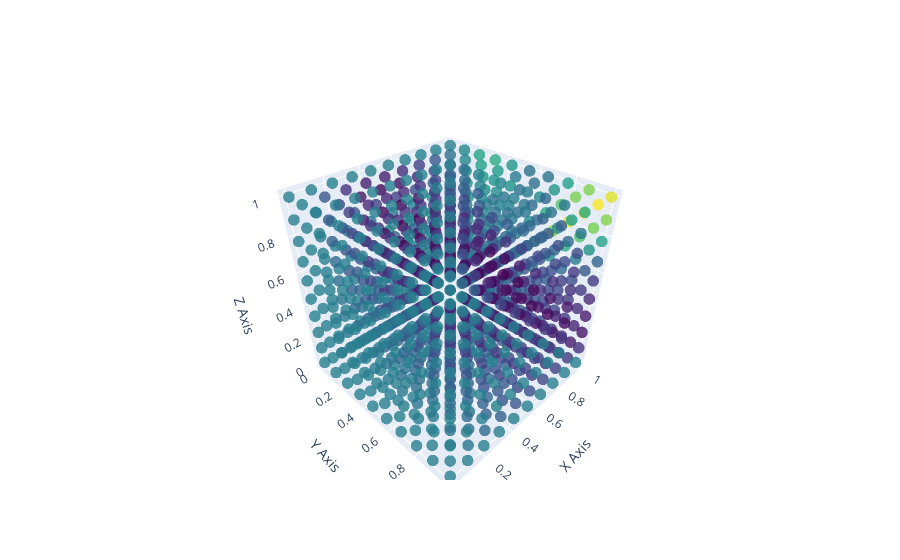

This figure's notebook cell:
### Code cell
import numpy as np
import sys
print(sys.executable)

import utils 
import Qmaxcut
import Cmaxcut
import importlib
from qiskit_algorithms import NumPyMinimumEigensolver

importlib.reload(utils)
importlib.reload(Qmaxcut)
importlib.reload(Cmaxcut)



#import pyvista as pv
#pv.set_jupyter_backend('trame')  # Use Trame as the backend
#pv.set_jupyter_backend('none')
n=np.arange(0, 5, 1)
w_e=[(0, 1, 1.0), (0, 2, 1.0), (1, 2, 1.0), (3, 2, 1.0), (3, 4, 1.0), (4, 2, 1.0)]
G = utils.createGraph(n, w_e)

H_cost = Cmaxcut.problemHamiltonian(G)

H_walk = Cmaxcut.hypercubeHamiltonian(5)

initial_state = Cmaxcut.initialState(5)

gamma = np.linspace(0, 1, 10)
t = np.linspace(0, 1, 10)
beta= np.linspace(0, 1, 10)

#costLandscapeNonVarQWOA(H_cost, H_walk, t, initial_state, gamma, beta, p, std_dev):
Cmaxcut.costLandscapeNonVarQWOA2(H_cost, H_walk, t, initial_state, gamma, beta, 3, 1)

### Figure 1 — Plotly figure (JSON) as saved in the notebook; plotly's stock layout.template omitted (floating-point values rounded to 4 significant figures; data arrays with more than 128 entries replaced by an {"elided": "..."} marker saying what was removed)
{"data": [{"marker": {"color": {"elided": "1000 float values"}, "colorscale": [[0, "#440154"], [0.1111, "#482878"], [0.2222, "#3e4989"], [0.3333, "#31688e"], [0.4444, "#26828e"], [0.5556, "#1f9e89"], [0.6667, "#35b779"], [0.7778, "#6ece58"], [0.8889, "#b5de2b"], [1, "#fde725"]], "opacity": 0.8, "size": 4}, "mode": "markers", "type": "scatter3d", "x": {"elided": "1000 float values"}, "y": {"elided": "1000 float values"}, "z": {"elided": "1000 float values"}}], "layout": {"scene": {"xaxis": {"autorange": "reversed", "title": {"text": "X Axis"}}, "yaxis": {"title": {"text": "Y Axis"}}, "zaxis": {"title": {"text": "Z Axis"}}}}}
